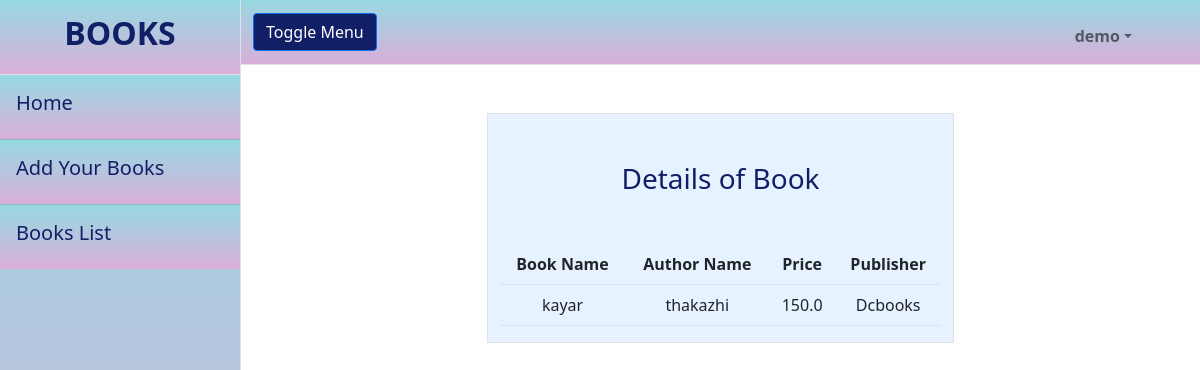
The app's page /bookapp/books/details/11 (signed in) with its own data.
### bookapp/models.py (models this page shows, shortened)
class Books(models.Model):
    book_name=models.CharField(max_length=120)
    author_name= models.CharField(max_length=120)
    price=models.FloatField()
    quantity=models.IntegerField()
    publisher=models.CharField(max_length=120)

### bookapp/views.py (the view)
# urls.py: path("books/details/<int:id>",views.BookDetailsView.as_view(),name="book-detail"),
@method_decorator(signin_required,name="dispatch")
class BookDetailsView(View):
    def get(self,request,*args,**kwargs):
        id=kwargs.get("id")
        book=Books.objects.get(id=id)
        return render(request,"book-detail.html",{"book":book})

### bookapp/templates/book-detail.html
{%extends 'base.html'%}
{%block body_block%}
<div class="container">
    <div class="row mt-5 text-center">
        <div class="col-3"></div>
        <div class="col-6 border" style="background-color: #e6f2ff">
            <h3 class="mt-5" style="color:#112066">Details of Book</h3>
            <table class="table mt-5">
                <tr>
                    <th>Book Name</th>
                    <th>Author Name</th>
                    <th>Price</th>
                    <th>Publisher</th>
                </tr>
                <tr>
                    <td>{{book.book_name}}</td>
                    <td>{{book.author_name}}</td>
                    <td>{{book.price}}</td>
                    <td>{{book.publisher}}</td>
                </tr>
            </table>
        </div>
        <div class="col-3"></div>
    </div>
</div>
{%endblock%}

### bookapp/templates/base.html (shortened to what this page needs)
<!DOCTYPE html>
{%load static%}
<html lang="en">
    <head>
        <link href="{%static 'css/styles.css'%}" rel="stylesheet" />
    </head>
    <body>
        <div class="d-flex" id="wrapper">
            <div class="border-end bg-white" id="sidebar-wrapper" style="background-color: #D9AFD9; background-image: linear-gradient(0deg, #D9AFD9 0%, #97D9E1 100%);">
                <div class="sidebar-heading border-bottom bg-light text-center" style="background-color: #D9AFD9; background-image: linear-gradient(0deg, #D9AFD9 0%, #97D9E1 100%);"><h2 style="color:#112066"><strong>BOOKS</strong></h2></div>
                <div class="list-group list-group-flush" style="background-color: #D9AFD9; background-image: linear-gradient(0deg, #D9AFD9 0%, #97D9E1 100%);" >
                    <a class="list-group-item list-group-item-action list-group-item-light p-3" href="{%url 'index'%}"><h5 style="color:#112066">Home</h5></a>
                    <a class="list-group-item list-group-item-action list-group-item-light p-3" href="{%url 'add-book' %}"><h5 style="color:#112066">Add Your Books</h5></a>
                    <a class="list-group-item list-group-item-action list-group-item-light p-3" href="{%url 'books-list'%}"><h5 style="color:#112066">Books List</h5></a>
                </div>
            </div>
            <div id="page-content-wrapper">
                <nav class="navbar navbar-expand-lg navbar-light  border-bottom" style="background-color: #D9AFD9; background-image: linear-gradient(0deg, #D9AFD9 0%, #97D9E1 100%);">
                    <div class="container-fluid">
                        <button class="btn btn-primary" id="sidebarToggle" style="background-color:#112066">Toggle Menu</button>
                        <div class="collapse navbar-collapse" id="navbarSupportedContent">
                            <ul class="navbar-nav ms-auto mt-2 me-5 mt-lg-2">
                                <li class="nav-item active" style="color:#112066"><a class="nav-link"  href="#"></a></li>
                                <li class="nav-item dropdown">
                                    <a class="nav-link dropdown-toggle" id="navbarDropdown" href="#" role="button" data-bs-toggle="dropdown" aria-haspopup="true" aria-expanded="false"><strong>{{request.user}}</strong></a>
                                </li>
                            </ul>
                        </div>
                    </div>
                </nav>
                <div class="container-fluid">
                    {%block body_block%}{%endblock%}
                </div>
            </div>
        </div>
    </body>
</html>

### bookapp/templates/base.html (style rules this page uses)
.list-group-item-light { background-color: #D9AFD9; background-image: linear-gradient(0deg, #D9AFD9 0%, #97D9E1 100%); }

### records on screen
Books: book_name "kayar", author_name "thakazhi", price "150.0", publisher "Dcbooks"

### other values on screen
{{ request.user }} "demo"
